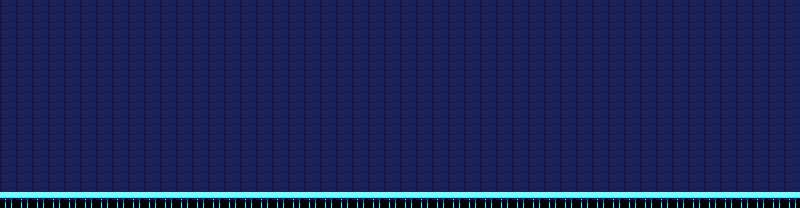

Tiled map render using the project's own tile images. Description and the map definition, with tile-layer contents summarised, below:
An orthogonal 50x13 tile map with 16x16 px tiles, 1 tile layer (background) and 4 objects.

<map version="1.2" tiledversion="1.3.1" orientation="orthogonal" renderorder="right-down" compressionlevel="0" width="50" height="13" tilewidth="16" tileheight="16" infinite="0" nextlayerid="4" nextobjectid="24">
 <tileset firstgid="1" source="PC Computer - Undertale - Waterfall2.tsx" />
 <layer id="1" name="background" width="50" height="13">
  <data>[650 cells, 650 non-empty, 2 distinct tile ids]</data>
 </layer>
 <objectgroup color="#0000f4" id="2" name="Ground">
  <object id="17" x="16.5" y="192" width="767.75" height="15.6667" />
 </objectgroup>
 <objectgroup color="#f9ff0000" id="3" name="InvisibleWall" offsetx="5" offsety="-0.333333">
  <object id="11" x="779" y="1.25" width="14.8333" height="206.5" />
  <object id="13" x="-4.9394" y="0.181818" width="15.0303" height="206.75" />
  <object id="15" x="11.6667" y="0.666667" width="765.667" height="11.3333" />
 </objectgroup>
</map>
